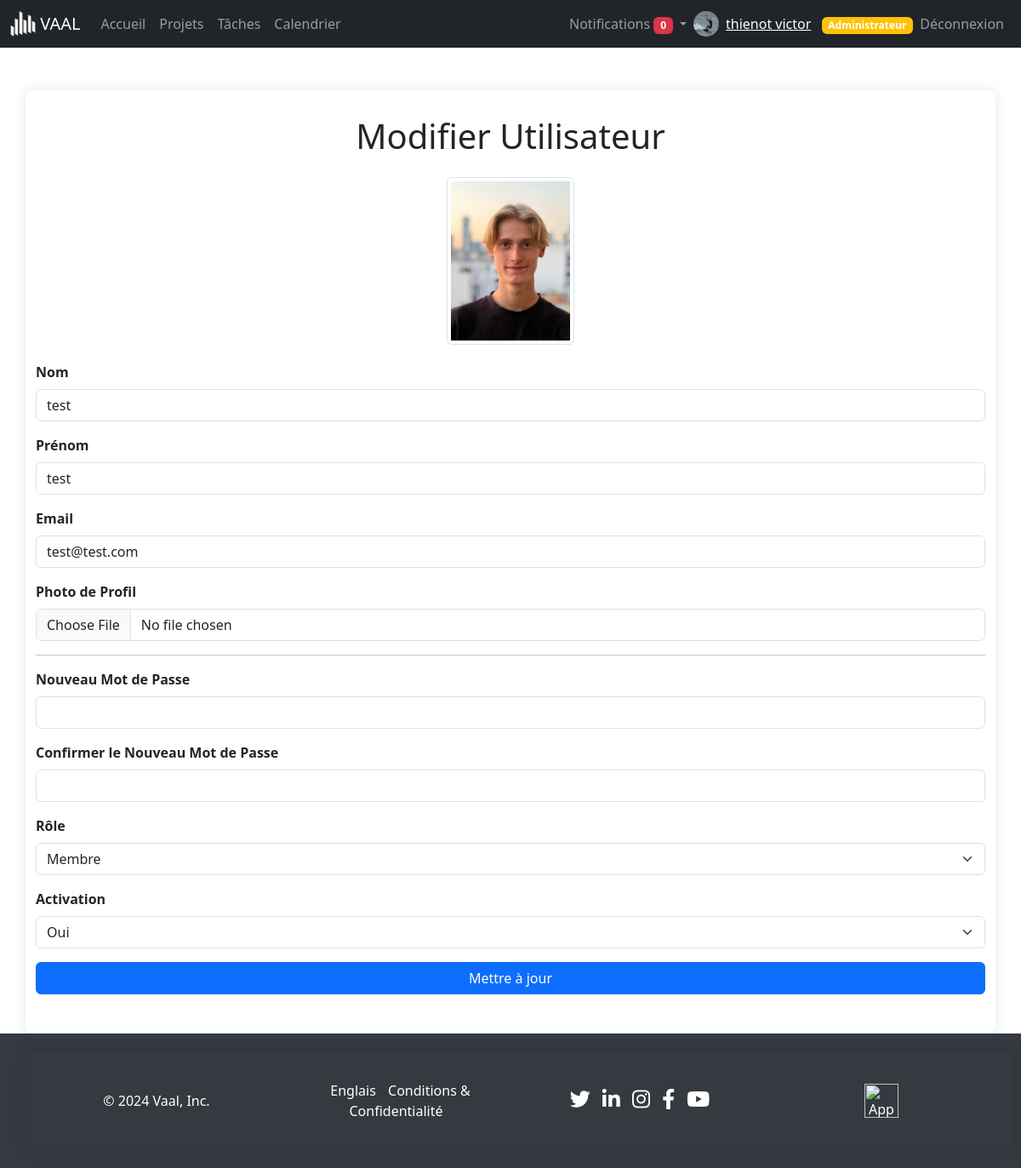
Screenshot of /views/users/edit.php?user_id=4 (signed in) with the database file from the repository.
### tables this page shows
CREATE TABLE `users` (
  `id` int(11) NOT NULL,
  `profile` varchar(255) NOT NULL,
  `nom` varchar(50) NOT NULL,
  `prenom` varchar(255) NOT NULL,
  `email` varchar(100) NOT NULL,
  `password` varchar(255) NOT NULL,
  `role` enum('member','manager','admin') DEFAULT 'member',
  `activation` enum('oui','non') NOT NULL DEFAULT 'non'
);

### views/users/edit.php (the view, shortened to what this page needs)
<?php
include '../../includes/connect.php';
include '../../includes/navbar.php';
if (isset($_GET['user_id'])) {
    $edit_user_id = $_GET['user_id'];
    $stmt = $pdo->prepare("SELECT * FROM users WHERE id = ?");
    $stmt->execute([$edit_user_id]);
    $edit_user = $stmt->fetch(PDO::FETCH_ASSOC);
} else {
    header('Location: ../../dashboard_admin.php');
    exit;
}
?>
<!DOCTYPE html>
<html lang="fr">
<head>
    <link href="https://cdn.jsdelivr.net/npm/bootstrap@5.3.3/dist/css/bootstrap.min.css" rel="stylesheet">
</head>
<body>
<div class="container">
    <h1 class="text-center mb-4">Modifier Utilisateur</h1>
    <div class="text-center">
        <?php if ($edit_user['profile']): ?>
            <img src="../../<?php echo htmlspecialchars($edit_user['profile']); ?>" alt="Profile Image" class="profile-photo img-thumbnail">
        <?php endif; ?>
    </div>
    <form method="post" enctype="multipart/form-data">
        <div class="mb-3">
            <label for="nom" class="form-label">Nom</label>
            <input type="text" class="form-control" id="nom" name="nom" value="<?php echo htmlspecialchars($edit_user['nom']); ?>" required>
        </div>
        <div class="mb-3">
            <label for="prenom" class="form-label">Prénom</label>
            <input type="text" class="form-control" id="prenom" name="prenom" value="<?php echo htmlspecialchars($edit_user['prenom']); ?>" required>
        </div>
        <div class="mb-3">
            <label for="email" class="form-label">Email</label>
            <input type="email" class="form-control" id="email" name="email" value="<?php echo htmlspecialchars($edit_user['email']); ?>" required>
        </div>
        <div class="mb-3">
            <label for="profile_image" class="form-label">Photo de Profil</label>
            <input type="file" class="form-control" id="profile_image" name="profile_image">
        </div>
        <hr>
        <div class="mb-3">
            <label for="new_password" class="form-label">Nouveau Mot de Passe</label>
            <input type="password" class="form-control" id="new_password" name="new_password">
        </div>
        <div class="mb-3">
            <label for="confirm_password" class="form-label">Confirmer le Nouveau Mot de Passe</label>
            <input type="password" class="form-control" id="confirm_password" name="confirm_password">
        </div>
        <div class="mb-3">
            <label for="role" class="form-label">Rôle</label>
            <select class="form-select" id="role" name="role">
                <option value="member" <?php if ($edit_user['role'] === 'member') echo 'selected'; ?>>Membre</option>
            </select>
        </div>
        <div class="mb-3">
            <label for="activation" class="form-label">Activation</label>
            <select class="form-select" id="activation" name="activation">
                <option value="oui" <?php if ($edit_user['activation'] === 'oui') echo 'selected'; ?>>Oui</option>
            </select>
        </div>
        <button type="submit" class="btn btn-primary w-100">Mettre à jour</button>
    </form>
</div>
<?php include '../../includes/footer.php' ?>
</body>
</html>

### includes/navbar.php (shortened to what this page needs)
<?php
include $_SERVER['DOCUMENT_ROOT'].'/Project-Management-App/includes/connect.php';
$user_id = $_SESSION['user_id'];
$stmt = $pdo->prepare("SELECT * FROM users WHERE id = ?");
$stmt->execute([$user_id]);
$user = $stmt->fetch(PDO::FETCH_ASSOC);
$notificationsStmt = $pdo->prepare("SELECT * FROM notifications WHERE user_id = ? AND is_read = 0 ORDER BY created_at DESC");
$notificationsStmt->execute([$user_id]);
$notifications = $notificationsStmt->fetchAll();
$notificationCount = count($notifications);
$user_name = htmlspecialchars($user['nom'] . ' ' . $user['prenom']);
$profile_image = !empty($user['profile']) ? $user['profile'] : 'assets/images/default-profile.png';
$user_role = $user['role'];
?>
<nav class="navbar navbar-expand-lg navbar-dark bg-dark">
    <div class="container-fluid">
        <a class="navbar-brand" href="/Project-Management-App/index.php">
            <img src="/Project-Management-App/assets/images/logo_white.png" alt="Logo" width="30" height="30" class="d-inline-block align-top">
            VAAL
        </a>
        <div class="collapse navbar-collapse" id="navbarNav">
            <ul class="navbar-nav me-auto mb-2 mb-lg-0">
                <li class="nav-item">
                    <a class="nav-link" href="/Project-Management-App/dashboard.php">Accueil</a>
                </li>
                <li class="nav-item">
                    <a class="nav-link" href="/Project-Management-App/views/projects/view.php">Projets</a>
                </li>
                <li class="nav-item">
                    <a class="nav-link" href="/Project-Management-App/views/tasks/view.php">Tâches</a>
                </li>
                <li class="nav-item">
                    <a class="nav-link" href="/Project-Management-App/views/calendar/view.php">Calendrier</a>
                </li>
            </ul>
            <ul class="navbar-nav ms-auto mb-2 mb-lg-0 align-items-center">
                <li class="nav-item dropdown">
                    <a class="nav-link dropdown-toggle" href="#" id="notificationsDropdown" role="button" data-bs-toggle="dropdown" aria-expanded="false">
                        Notifications <span class="badge bg-danger"><?php echo $notificationCount; ?></span>
                    </a>
                </li>
                <li class="nav-item d-flex align-items-center">
                    <img src="/Project-Management-App/<?php echo htmlspecialchars($profile_image); ?>" alt="Profile Image" width="30" height="30" class="rounded-circle me-2">
                    <span class="navbar-text">
                        <a href="/Project-Management-App/views/auth/profile.php"><?php echo $user_name; ?></a>
                        <?php if ($user_role === 'admin'): ?>
                            <span class="badge bg-warning text-dark ms-2"><a href="/Project-Management-App/dashboard_admin.php" style="text-decoration: none;">Administrateur</a></span>
                        <?php endif; ?>
                    </span>
                </li>
                <li class="nav-item">
                    <a class="nav-link" href="/Project-Management-App/includes/logout.php">Déconnexion</a>
                </li>
            </ul>
        </div>
    </div>
</nav>

### views/users/edit.php (style rules this page uses)
.container { max-width: 600px; margin-top: 50px; padding: 30px; border-radius: 10px; box-shadow: 0 0 15px rgba(0, 0, 0, 0.1); }
.profile-photo { border-radius: 50%; width: 150px; height: 150px; object-fit: cover; margin-bottom: 20px; }
.form-label { font-weight: bold; }
.btn-primary { background-color: #007bff; border-color: #007bff; }

### includes/footer.php (style rules this page uses)
body { display: flex; flex-direction: column; min-height: 100vh; margin: 0; }

### rows the page displays
users: profile (picture), user_name "thienot victor"
users: profile (picture), nom "test", prenom "test", email "test@test.com", role "Membre", activation "Oui"

### other values shown
$notificationCount "0"
